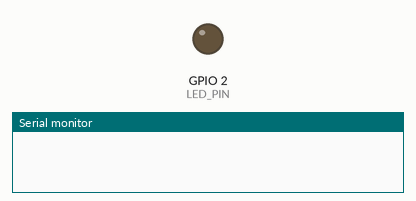
Recording of a sketch running on a simulated ESP32. Shown: output pins drawn as LEDs (lit = HIGH), the last lines printed to the serial monitor.

Above: at 0.0 s.
At 0.6 s:
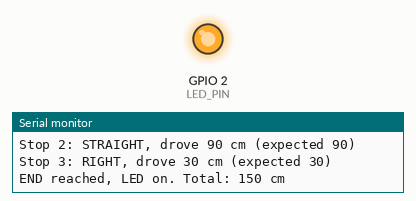
Timing chart, 0 to 2.1 s (numbered marks = the images above):
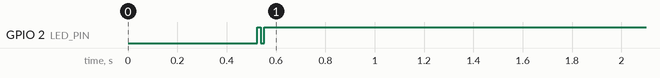

The sketch:

Task8_MazeSolver.ino
```cpp
const char *MAZE[] = {
  "  B-G-C",
  "  | | |",
  "  | E |",
  "  |   |",
  "D-A---F",
  "  |    ",
  "  S    ",
};
const int MAZE_ROWS = sizeof(MAZE) / sizeof(MAZE[0]);
const int START_ROW = 6;
const int START_COL = 2;
const int STEP_CM   = 30;

const int LED_PIN = 2;

const int NORTH = 0, EAST = 1, SOUTH = 2, WEST = 3;
const char *DIR_NAME[] = { "N", "E", "S", "W" };

int leftOf(int d)  { return (d + 3) % 4; }
int rightOf(int d) { return (d + 1) % 4; }
int backOf(int d)  { return (d + 2) % 4; }

const char *turnName(int facing, int newDir) {
  if (newDir == facing)          return "STRAIGHT";
  if (newDir == leftOf(facing))  return "LEFT";
  if (newDir == rightOf(facing)) return "RIGHT";
  return "U-TURN";
}

int heading = NORTH;
int robotRow, robotCol;

int  foundCm;
int  foundX, foundY;
bool foundExits[4];
bool foundEnd;
char foundName;

const int ROW_STEP[4] = { -1, 0, 1, 0 };
const int COL_STEP[4] = { 0, 1, 0, -1 };

char mazeAt(int row, int col) {
  if (row < 0 || row >= MAZE_ROWS) return ' ';
  if (col < 0 || col >= (int)strlen(MAZE[row])) return ' ';
  return MAZE[row][col];
}

void robotGoToStart() {
  robotRow = START_ROW;
  robotCol = START_COL;
  heading = NORTH;
}

void robotTurnTo(int newDir) {
  heading = newDir;
}

void robotDriveToNextNode() {
  foundCm = 0;
  while (true) {
    robotRow = robotRow + 2 * ROW_STEP[heading];
    robotCol = robotCol + 2 * COL_STEP[heading];
    foundCm = foundCm + STEP_CM;

    int lines = 0;
    for (int d = 0; d < 4; d++) {
      foundExits[d] = mazeAt(robotRow + ROW_STEP[d], robotCol + COL_STEP[d]) != ' ';
      if (foundExits[d]) lines++;
    }
    foundEnd = (mazeAt(robotRow, robotCol) == 'E');

    if (foundEnd || lines != 2) break;

    int cameFrom = backOf(heading);
    for (int d = 0; d < 4; d++) {
      if (foundExits[d] && d != cameFrom) heading = d;
    }
  }
  foundX = (robotCol - START_COL) / 2 * STEP_CM;
  foundY = (START_ROW - robotRow) / 2 * STEP_CM;
  foundName = mazeAt(robotRow, robotCol);
}

struct Node {
  int  x, y;
  bool exit[4];
  bool tried[4];
  char name;
};

struct Edge {
  int a, b;
  int cm;
  int dirFromA;
  int dirFromB;
};

Node nodes[50];
int  nodeCount = 0;
Edge edges[80];
int  edgeCount = 0;
int  startNode, endNode;

int addNode() {
  int i = nodeCount;
  nodes[i].x = foundX;
  nodes[i].y = foundY;
  nodes[i].name = foundName;
  for (int d = 0; d < 4; d++) {
    nodes[i].exit[d]  = foundExits[d];
    nodes[i].tried[d] = false;
  }
  nodeCount++;
  return i;
}

int findNode(int x, int y) {
  for (int i = 0; i < nodeCount; i++) {
    if (abs(nodes[i].x - x) <= 10 && abs(nodes[i].y - y) <= 10) return i;
  }
  return -1;
}

void addEdge(int a, int dirFromA, int b, int dirFromB, int cm) {
  edges[edgeCount].a = a;
  edges[edgeCount].b = b;
  edges[edgeCount].cm = cm;
  edges[edgeCount].dirFromA = dirFromA;
  edges[edgeCount].dirFromB = dirFromB;
  edgeCount++;
  nodes[a].tried[dirFromA] = true;
  nodes[b].tried[dirFromB] = true;
}

int otherEnd(int e, int n) { return (edges[e].a == n) ? edges[e].b : edges[e].a; }
int dirFrom(int e, int n)  { return (edges[e].a == n) ? edges[e].dirFromA : edges[e].dirFromB; }

int pickNewLine(int n) {
  int order[4] = { leftOf(heading), heading, rightOf(heading), backOf(heading) };
  for (int i = 0; i < 4; i++) {
    int d = order[i];
    if (nodes[n].exit[d] && !nodes[n].tried[d]) return d;
  }
  return -1;
}

int newestNodeWithNewLine() {
  for (int i = nodeCount - 1; i >= 0; i--) {
    for (int d = 0; d < 4; d++) {
      if (nodes[i].exit[d] && !nodes[i].tried[d]) return i;
    }
  }
  return -1;
}

int routeEdges[50];
int routeLength = 0;

int findShortestRoute(int from, int to) {
  int  dist[50];
  int  cameBy[50];
  bool done[50];
  for (int i = 0; i < nodeCount; i++) {
    dist[i] = 999999;
    cameBy[i] = -1;
    done[i] = false;
  }
  dist[from] = 0;

  while (true) {
    int u = -1;
    for (int i = 0; i < nodeCount; i++) {
      if (!done[i] && dist[i] < 999999 && (u == -1 || dist[i] < dist[u])) u = i;
    }
    if (u == -1) break;
    done[u] = true;

    for (int e = 0; e < edgeCount; e++) {
      if (edges[e].a != u && edges[e].b != u) continue;
      int v = otherEnd(e, u);
      if (dist[u] + edges[e].cm < dist[v]) {
        dist[v] = dist[u] + edges[e].cm;
        cameBy[v] = e;
      }
    }
  }

  routeLength = 0;
  for (int n = to; n != from; n = otherEnd(cameBy[n], n)) {
    routeEdges[routeLength] = cameBy[n];
    routeLength++;
  }
  for (int i = 0; i < routeLength / 2; i++) {
    int t = routeEdges[i];
    routeEdges[i] = routeEdges[routeLength - 1 - i];
    routeEdges[routeLength - 1 - i] = t;
  }
  return dist[to];
}

void driveRoute(int from) {
  int n = from;
  for (int i = 0; i < routeLength; i++) {
    int e = routeEdges[i];
    robotTurnTo(dirFrom(e, n));
    robotDriveToNextNode();
    n = otherEnd(e, n);
  }
}

void dryRun() {
  Serial.println("\n=== DRY RUN: explore, left first ===");
  robotGoToStart();

  for (int d = 0; d < 4; d++) foundExits[d] = (d == heading);
  foundX = 0;
  foundY = 0;
  foundName = 'S';
  startNode = addNode();

  int here = startNode;
  int totalCm = 0;

  while (true) {
    int go = pickNewLine(here);

    if (go != -1) {
      Serial.printf("%c: %s, ", nodes[here].name, turnName(heading, go));
      robotTurnTo(go);
      robotDriveToNextNode();
      totalCm = totalCm + foundCm;
      int cameInBy = backOf(heading);

      int there = findNode(foundX, foundY);
      bool seenBefore = (there != -1);
      if (!seenBefore) there = addNode();
      addEdge(here, go, there, cameInBy, foundCm);

      Serial.printf("drive %d cm to %c", foundCm, nodes[there].name);
      if (foundEnd) {
        Serial.println(" = END box! LED on.");
        digitalWrite(LED_PIN, HIGH);
        endNode = there;
        break;
      }
      if (seenBefore)                 Serial.println(" (been here before: loop found)");
      else if (pickNewLine(there) == -1) Serial.println(" (dead end)");
      else                            Serial.println(" (new junction)");
      here = there;

    } else {
      int target = newestNodeWithNewLine();
      if (target == -1) {
        Serial.println("Explored everything, no END found.");
        return;
      }
      int cm = findShortestRoute(here, target);
      driveRoute(here);
      totalCm = totalCm + cm;
      Serial.printf("%c: nothing new, go back to %c (%d cm)\n", nodes[here].name, nodes[target].name, cm);
      here = target;
    }
  }
  Serial.printf("Dry run total: %d cm\n", totalCm);

  Serial.println("Map:");
  for (int e = 0; e < edgeCount; e++) {
    Serial.printf("  %c - %c : %d cm\n", nodes[edges[e].a].name, nodes[edges[e].b].name, edges[e].cm);
  }
}

int turnDir[50];
int lineCm[50];
int steps = 0;

void plan() {
  Serial.println("\n=== PLAN: shortest route ===");
  int total = findShortestRoute(startNode, endNode);

  int n = startNode;
  Serial.printf("%c", nodes[n].name);
  for (int i = 0; i < routeLength; i++) {
    int e = routeEdges[i];
    turnDir[i] = dirFrom(e, n);
    lineCm[i]  = edges[e].cm;
    n = otherEnd(e, n);
    Serial.printf(" -> %c", nodes[n].name);
  }
  steps = routeLength;
  Serial.printf(" = %d cm\n", total);
}

void actualRun() {
  Serial.println("\n=== ACTUAL RUN: follow the list ===");
  robotGoToStart();
  int totalCm = 0;

  for (int i = 0; i < steps; i++) {
    Serial.printf("Stop %d: %s", i + 1, turnName(heading, turnDir[i]));
    robotTurnTo(turnDir[i]);
    robotDriveToNextNode();
    totalCm = totalCm + foundCm;
    Serial.printf(", drove %d cm (expected %d)\n", foundCm, lineCm[i]);
  }
  digitalWrite(LED_PIN, HIGH);
  Serial.printf("END reached, LED on. Total: %d cm\n", totalCm);
}

void setup() {
  Serial.begin(115200);
  delay(500);
  pinMode(LED_PIN, OUTPUT);
  digitalWrite(LED_PIN, LOW);

  dryRun();
  plan();
  digitalWrite(LED_PIN, LOW);
  actualRun();
}

void loop() {
}
```
